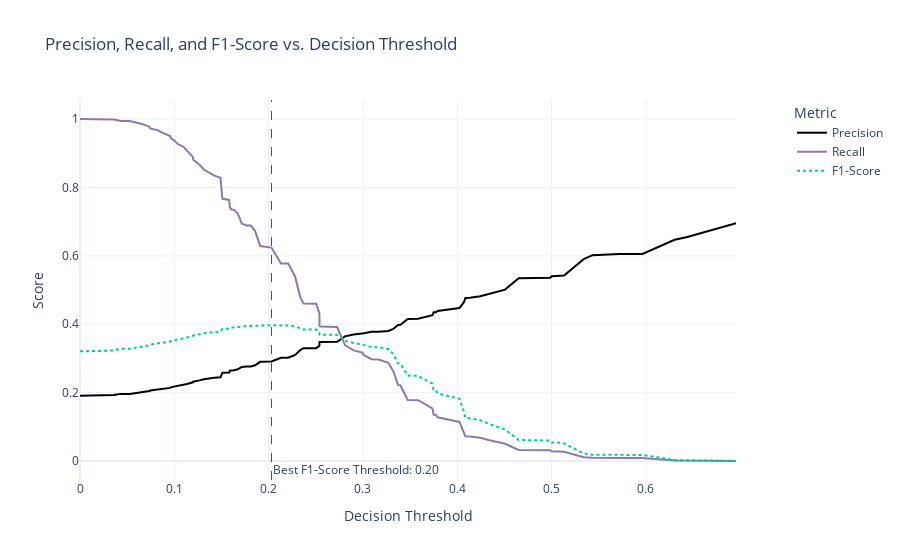

Source (notebook cell):
### Markdown cell above
### Setting threshold Precision-recall curve

### Code cell
uncalibrated_proba = final_logistic_model.predict_proba(X_calib)[:, 1]

y_pred_proba = lr_isotonic_calibrator.predict(uncalibrated_proba)


precisions, recalls, thresholds = precision_recall_curve(y_calib, y_pred_proba)


results_df = pd.DataFrame({
    'Threshold': thresholds,
    'Precision': precisions[:-1],
    'Recall': recalls[:-1]
})

# Add F1-Score for a more balanced view
# Avoid division by zero if precision and recall are both 0
results_df['F1-Score'] = 2 * (results_df['Precision'] * results_df['Recall']) / \
                        (results_df['Precision'] + results_df['Recall']).replace(0, 1e-9)

print("--- Threshold Analysis Results ---")

display(results_df.sort_values(by='F1-Score', ascending=False).head(10))



fig = make_subplots(specs=[[{"secondary_y": True}]])


fig.add_trace(
    go.Scatter(x=results_df['Threshold'], y=results_df['Precision'], name='Precision', line=dict(color='black')),
    secondary_y=False,
      
)
fig.add_trace(
    go.Scatter(x=results_df['Threshold'], y=results_df['Recall'], name='Recall', line=dict(color='#8e79a8')),
    secondary_y=False,
)


fig.add_trace(
    go.Scatter(x=results_df['Threshold'], y=results_df['F1-Score'], name='F1-Score', line=dict(dash='dot')),
    secondary_y=False,
)


best_f1_row = results_df.loc[results_df['F1-Score'].idxmax()]
best_threshold = best_f1_row['Threshold']
best_f1_score = best_f1_row['F1-Score']

fig.add_vline(x=best_threshold, line_width=1, line_dash="dash", line_color="red",
              annotation_text=f'Best F1-Score Threshold: {best_threshold:.2f}',
              annotation_position="bottom right")


fig.update_layout(
    title_text='Precision, Recall, and F1-Score vs. Decision Threshold',
    xaxis_title='Decision Threshold',
    yaxis_title='Score',
    legend_title='Metric',
    template='plotly_white'
)

fig.show()
